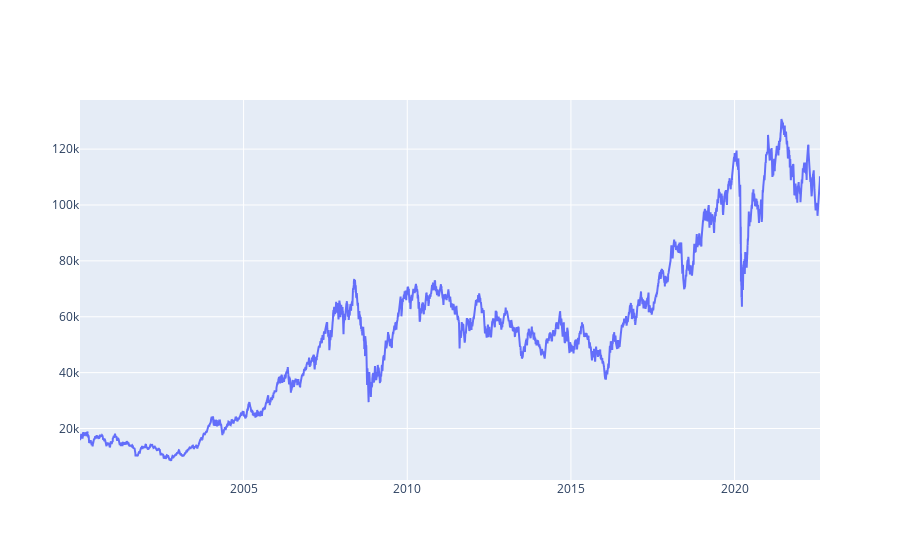

The cell this chart's notebook holds for it:
### Markdown cell above
## Plotando gráfico de preço

### Code cell
fig = go.Figure()
fig.add_trace(go.Scatter(x=ibov.index, y=ibov['price']))
#fig.update_layout(yaxis_type="log")
fig.show()

### Figure 1 — Plotly figure (JSON) as saved in the notebook; plotly's stock layout.template omitted (floating-point values rounded to 4 significant figures; data arrays with more than 128 entries replaced by an {"elided": "..."} marker saying what was removed)
{"data": [{"type": "scatter", "x": {"elided": "5596 str values"}, "y": {"elided": "5596 int values"}}], "layout": {}}
